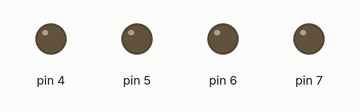
A sketch run on a simulated Arduino Uno, built with avr-gcc and run on an emulated ATmega328P. On the bench: output pins drawn as LEDs (lit = HIGH). What the sketch prints to the serial monitor is not drawn.

Above: at 0.1 s.
At 7.1 s:
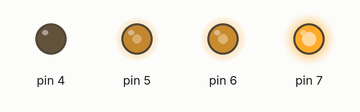
Timing chart, 0 to 8.6 s (numbered marks = the images above):
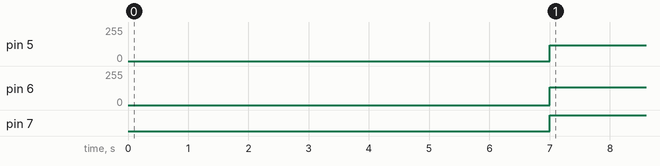

Measured:
- by itself, pin 5: 0/255 → 120/255 at 7.0 s
- by itself, pin 6: 0/255 → 135/255 at 7.0 s
- by itself, pin 7: LOW → HIGH at 7.0 s

The sketch:

GyroArdTest.ino
```cpp
#include <MPU6050_6Axis_MotionApps20.h>
#include <motor.h>
#include <I2Cdev.h>
#include <GTS.h>


MPU6050 gyro;
Motor left(7,6), right(4,5);

void setup() {
Wire.begin();
//gyrosetup(gyro);
gyro.start(-52,93,-1,985);
pid(1,0,0);
Serial.begin(9600);
delay(5000);
Serial.println(gyro.getangle());
Serial.println(gyro.ranger());
gyro.scamreset();
Serial.println(gyro.getangle());
Serial.println(gyro.ranger());
Serial.println("sjgdiagjasjdojoh");
delay(2000);
}

void loop() {
  // put your main code here, to run repeatedly:

//12.4.18
//Serial.println("Start");
gyroturn(right, left, 270, gyro);
delay(2000);
gyroturn(right, left, 180, gyro);
delay(2000);
gyroturn(right, left, 90, gyro);
delay(2000);
gyroturn(right, left, 0, gyro);
delay(2000);
//Serial.println(gyro.getangle());
//Serial.println(_currentpos);
//Serial.println(_adjust);
//Serial.println("next");
//end


//
//Serial.println(gyro.getangle());
//gyrostraight(right,left,0,180,gyro);
//right.drive(80);
//Serial.println(_cfac);
//speedcheck() works :>
}
```
